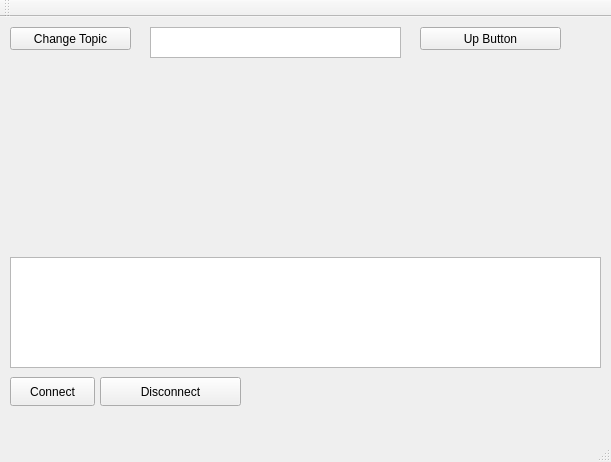
<?xml version="1.0" encoding="UTF-8"?>
<ui version="4.0">
 <class>MainWindow</class>
 <widget class="QMainWindow" name="MainWindow">
  <property name="geometry">
   <rect>
    <x>0</x>
    <y>0</y>
    <width>611</width>
    <height>462</height>
   </rect>
  </property>
  <property name="windowTitle">
   <string>MainWindow</string>
  </property>
  <widget class="QWidget" name="centralWidget">
   <widget class="QPushButton" name="upButton">
    <property name="geometry">
     <rect>
      <x>420</x>
      <y>10</y>
      <width>141</width>
      <height>23</height>
     </rect>
    </property>
    <property name="text">
     <string>Up Button</string>
    </property>
   </widget>
   <widget class="QCustomPlot" name="customPlot" native="true">
    <property name="geometry">
     <rect>
      <x>10</x>
      <y>40</y>
      <width>591</width>
      <height>191</height>
     </rect>
    </property>
   </widget>
   <widget class="QPushButton" name="changeTopic">
    <property name="geometry">
     <rect>
      <x>10</x>
      <y>10</y>
      <width>121</width>
      <height>23</height>
     </rect>
    </property>
    <property name="text">
     <string>Change Topic</string>
    </property>
   </widget>
   <widget class="QPlainTextEdit" name="outputText">
    <property name="geometry">
     <rect>
      <x>10</x>
      <y>240</y>
      <width>591</width>
      <height>111</height>
     </rect>
    </property>
    <property name="centerOnScroll">
     <bool>true</bool>
    </property>
   </widget>
   <widget class="QPushButton" name="connectButton">
    <property name="geometry">
     <rect>
      <x>10</x>
      <y>360</y>
      <width>85</width>
      <height>29</height>
     </rect>
    </property>
    <property name="text">
     <string>Connect</string>
    </property>
   </widget>
   <widget class="QPushButton" name="disconnectButton">
    <property name="geometry">
     <rect>
      <x>100</x>
      <y>360</y>
      <width>141</width>
      <height>29</height>
     </rect>
    </property>
    <property name="text">
     <string>Disconnect</string>
    </property>
   </widget>
   <widget class="QPlainTextEdit" name="inputTopic">
    <property name="geometry">
     <rect>
      <x>150</x>
      <y>10</y>
      <width>251</width>
      <height>31</height>
     </rect>
    </property>
   </widget>
  </widget>
  <widget class="QMenuBar" name="menuBar">
   <property name="geometry">
    <rect>
     <x>0</x>
     <y>0</y>
     <width>611</width>
     <height>22</height>
    </rect>
   </property>
  </widget>
  <widget class="QToolBar" name="mainToolBar">
   <attribute name="toolBarArea">
    <enum>TopToolBarArea</enum>
   </attribute>
   <attribute name="toolBarBreak">
    <bool>false</bool>
   </attribute>
  </widget>
  <widget class="QStatusBar" name="statusBar"/>
 </widget>
 <layoutdefault spacing="6" margin="11"/>
 <customwidgets>
  <customwidget>
   <class>QCustomPlot</class>
   <extends>QWidget</extends>
   <header>qcustomplot.h</header>
   <container>1</container>
  </customwidget>
 </customwidgets>
 <resources/>
 <connections/>
</ui>
